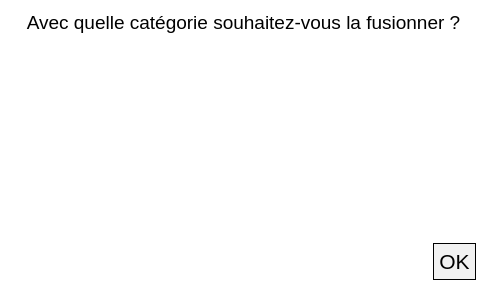
<?xml version="1.0" encoding="UTF-8"?>
<ui version="4.0">
 <class>fuser</class>
 <widget class="QDialog" name="fuser">
  <property name="geometry">
   <rect>
    <x>0</x>
    <y>0</y>
    <width>487</width>
    <height>301</height>
   </rect>
  </property>
  <property name="minimumSize">
   <size>
    <width>487</width>
    <height>301</height>
   </size>
  </property>
  <property name="maximumSize">
   <size>
    <width>487</width>
    <height>301</height>
   </size>
  </property>
  <property name="windowTitle">
   <string>Choisissez la catégorie - Autorenamer</string>
  </property>
  <property name="windowIcon">
   <iconset resource="icon.qrc">
    <normaloff>:/icon/images/icon_2 - Copie - Copie.png</normaloff>:/icon/images/icon_2 - Copie - Copie.png</iconset>
  </property>
  <property name="styleSheet">
   <string notr="true">background-color: rgb(255, 255, 255);</string>
  </property>
  <layout class="QVBoxLayout" name="verticalLayout">
   <item>
    <widget class="QLabel" name="fuserQuestion">
     <property name="sizePolicy">
      <sizepolicy hsizetype="Ignored" vsizetype="Preferred">
       <horstretch>0</horstretch>
       <verstretch>0</verstretch>
      </sizepolicy>
     </property>
     <property name="font">
      <font>
       <pointsize>14</pointsize>
       <underline>false</underline>
       <strikeout>false</strikeout>
      </font>
     </property>
     <property name="styleSheet">
      <string notr="true">text-decoration: none;</string>
     </property>
     <property name="text">
      <string>&lt;html&gt;&lt;head/&gt;&lt;body&gt;&lt;p&gt;Avec quelle catégorie souhaitez-vous la fusionner ?&lt;/p&gt;&lt;/body&gt;&lt;/html&gt;</string>
     </property>
     <property name="alignment">
      <set>Qt::AlignCenter</set>
     </property>
     <property name="wordWrap">
      <bool>true</bool>
     </property>
    </widget>
   </item>
   <item>
    <widget class="QScrollArea" name="scrollArea">
     <property name="styleSheet">
      <string notr="true">border: none;</string>
     </property>
     <property name="horizontalScrollBarPolicy">
      <enum>Qt::ScrollBarAlwaysOff</enum>
     </property>
     <property name="widgetResizable">
      <bool>true</bool>
     </property>
     <widget class="QWidget" name="scrollAreaWidgetContents">
      <property name="geometry">
       <rect>
        <x>0</x>
        <y>0</y>
        <width>469</width>
        <height>189</height>
       </rect>
      </property>
      <layout class="QVBoxLayout" name="scrollLayout">
       <property name="spacing">
        <number>60</number>
       </property>
      </layout>
     </widget>
    </widget>
   </item>
   <item>
    <layout class="QHBoxLayout" name="okLayout">
     <item>
      <spacer name="horizontalSpacer">
       <property name="orientation">
        <enum>Qt::Horizontal</enum>
       </property>
       <property name="sizeHint" stdset="0">
        <size>
         <width>40</width>
         <height>20</height>
        </size>
       </property>
      </spacer>
     </item>
     <item>
      <widget class="QPushButton" name="ok">
       <property name="sizePolicy">
        <sizepolicy hsizetype="Minimum" vsizetype="Minimum">
         <horstretch>0</horstretch>
         <verstretch>0</verstretch>
        </sizepolicy>
       </property>
       <property name="font">
        <font>
         <pointsize>16</pointsize>
        </font>
       </property>
       <property name="styleSheet">
        <string notr="true">background-color: rgb(241, 241, 241);
border: 1px solid black;
border-radius: 0%;padding: 5%;margin: 10% 0%;</string>
       </property>
       <property name="text">
        <string>OK</string>
       </property>
      </widget>
     </item>
    </layout>
   </item>
  </layout>
 </widget>
 <resources>
  <include location="icon.qrc"/>
 </resources>
 <connections/>
</ui>
